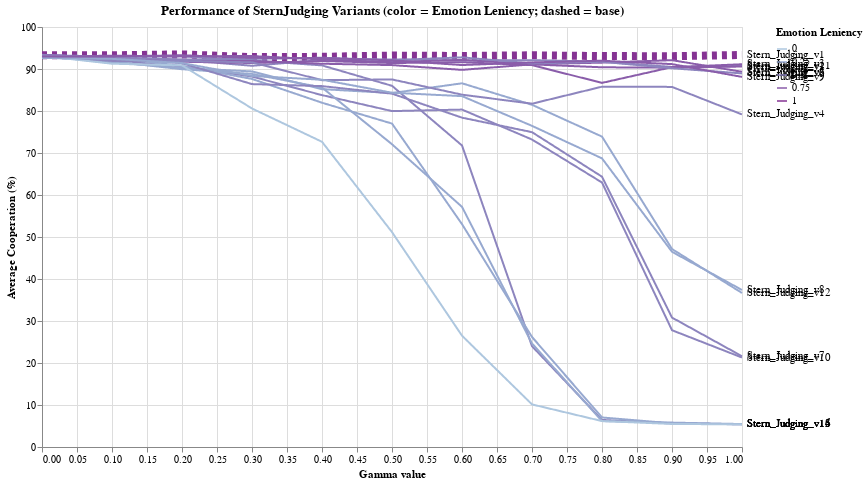

Here is the notebook cell this chart was saved with:
### Code cell
# Pick norm
chosen_norm = "SternJudging"
norm_df = merged_df[merged_df.norm == chosen_norm].copy()
norm_df["is_base"] = norm_df["variant_id"].str.endswith("_v1")

# If your results use a different name (e.g., "gamma_gaussian_n"),
# rename it once so plots are consistent:
if "gamma_center" not in norm_df.columns and "gamma_gaussian_n" in norm_df.columns:
    norm_df = norm_df.rename(columns={"gamma_gaussian_n": "gamma_center"})

# Aggregate per variant & gamma, carry DNF info (constant per variant)
agg_df = (
    norm_df
    .groupby(["variant_id", "DNF_literals", "Emotion_Leniency", "gamma_center", "is_base"], as_index=False)
    .agg(
        avg_coop=("average_cooperation", "mean"),
        std_coop=("average_cooperation", "std"),
        DNF=("DNF", "first")
    )
    .sort_values(["variant_id", "gamma_center"])
)

# Make a percent-friendly copy
plot_df = agg_df.copy()

# If avg_coop is in [0,1], convert to %; if already 0–100, keep as-is
def to_percent(col):
    arr = col.to_numpy(dtype=float)
    # heuristic: if most values ≤ 1, treat as proportions
    needs_scale = (np.nanmean(arr <= 1.0) > 0.5)
    return arr * 100.0 if needs_scale else arr

plot_df["avg_coop_percent"] = to_percent(plot_df["avg_coop"])
plot_df["std_coop_percent"] = to_percent(plot_df["std_coop"])

# Base lines (no selections; color by DNF_literals; dashed if base)
line = alt.Chart(plot_df).mark_line().encode(
    x=alt.X("gamma_center:Q", title="Gamma value"),
    y=alt.Y("avg_coop_percent:Q",
            title="Average Cooperation (%)",
            scale=alt.Scale(domain=[0, 100])),
    color=alt.Color("Emotion_Leniency:O",
                    title="Emotion Leniency",
                    scale=alt.Scale(scheme="bluepurple")),
    strokeDash=alt.condition(
        alt.datum.is_base,
        alt.value([5, 5]),    # dashed for base
        alt.value([1, 0])     # solid otherwise
    ),
    strokeWidth=alt.condition(
        alt.datum.is_base,
        alt.value(8),
        alt.value(2)
    ),
    tooltip=[
        alt.Tooltip("variant_id:N", title="Variant"),
        alt.Tooltip("gamma_center:Q", title="Gamma"),
        alt.Tooltip("avg_coop_percent:Q", title="Mean coop (%)", format=".1f"),
        alt.Tooltip("std_coop_percent:Q", title="Std (%)", format=".1f"),
        alt.Tooltip("Emotion_Leniency:O", title="Leniency"),
        alt.Tooltip("is_base:N", title="Base?")
    ],
    detail="variant_id:N"
)

# Optional: end-of-line labels (still no interactivity)
endpoints = (
    plot_df.sort_values(["variant_id", "gamma_center"])
           .groupby("variant_id", as_index=False)
           .tail(1)
)

labels = alt.Chart(endpoints).mark_text(
    dx=5, align="left", baseline="middle"
).encode(
    x="gamma_center:Q",
    y=alt.Y("avg_coop_percent:Q",
            scale=alt.Scale(domain=[0, 100])),
    text="variant_id:N"
)

chart = (line + labels).properties(
    width=700, height=420,
    title=f"Performance of {chosen_norm} Variants (color = Emotion Leniency; dashed = base)"
)

chart

### Figure 1 — Vega-Lite specification as saved in the notebook (floating-point values rounded to 4 significant figures; data arrays with more than 128 entries replaced by an {"elided": "..."} marker saying what was removed)
{"config": {"view": {"continuousWidth": 400, "continuousHeight": 300}}, "layer": [{"data": {"name": "data-18e7d998407c2409085123ab53681ab7"}, "mark": "line", "encoding": {"color": {"field": "Emotion_Leniency", "scale": {"scheme": "bluepurple"}, "title": "Emotion Leniency", "type": "ordinal"}, "detail": {"field": "variant_id", "type": "nominal"}, "strokeDash": {"condition": {"value": [5, 5], "test": "datum.is_base"}, "value": [1, 0]}, "strokeWidth": {"condition": {"value": 8, "test": "datum.is_base"}, "value": 2}, "tooltip": [{"field": "variant_id", "title": "Variant", "type": "nominal"}, {"field": "gamma_center", "title": "Gamma", "type": "quantitative"}, {"field": "avg_coop_percent", "format": ".1f", "title": "Mean coop (%)", "type": "quantitative"}, {"field": "std_coop_percent", "format": ".1f", "title": "Std (%)", "type": "quantitative"}, {"field": "Emotion_Leniency", "title": "Leniency", "type": "ordinal"}, {"field": "is_base", "title": "Base?", "type": "nominal"}], "x": {"field": "gamma_center", "title": "Gamma value", "type": "quantitative"}, "y": {"field": "avg_coop_percent", "scale": {"domain": [0, 100]}, "title": "Average Cooperation (%)", "type": "quantitative"}}}, {"data": {"name": "data-ceb3261634142d67a582295fbae5ab87"}, "mark": {"type": "text", "align": "left", "baseline": "middle", "dx": 5}, "encoding": {"text": {"field": "variant_id", "type": "nominal"}, "x": {"field": "gamma_center", "type": "quantitative"}, "y": {"field": "avg_coop_percent", "scale": {"domain": [0, 100]}, "type": "quantitative"}}}], "height": 420, "title": "Performance of SternJudging Variants (color = Emotion Leniency; dashed = base)", "width": 700, "$schema": "https://vega.github.io/schema/vega-lite/v4.17.0.json", "datasets": {"data-18e7d998407c2409085123ab53681ab7": {"elided": "176 records"}, "data-ceb3261634142d67a582295fbae5ab87": [{"variant_id": "Stern_Judging_v1", "DNF_literals": 4.0, "Emotion_Leniency": 1.0, "gamma_center": 1.0, "is_base": true, "avg_coop": 93.34, "std_coop": 0.8974, "DNF": "(A & R) | (~A & ~R)", "avg_coop_percent": 93.34, "std_coop_percent": 0.8974}, {"variant_id": "Stern_Judging_v10", "DNF_literals": 6.0, "Emotion_Leniency": 0.5, "gamma_center": 1.0, "is_base": false, "avg_coop": 21.3, "std_coop": 6.315, "DNF": "(A & E & R) | (~A & ~E & ~R)", "avg_coop_percent": 21.3, "std_coop_percent": 6.315}, {"variant_id": "Stern_Judging_v11", "DNF_literals": 4.0, "Emotion_Leniency": 0.5, "gamma_center": 1.0, "is_base": false, "avg_coop": 90.72, "std_coop": 7.18, "DNF": "(A & R) | (~E & ~R)", "avg_coop_percent": 90.72, "std_coop_percent": 7.18}, {"variant_id": "Stern_Judging_v12", "DNF_literals": 5.0, "Emotion_Leniency": 0.25, "gamma_center": 1.0, "is_base": false, "avg_coop": 36.67, "std_coop": 12.83, "DNF": "(A & E & R) | (~E & ~R)", "avg_coop_percent": 36.67, "std_coop_percent": 12.83}, {"variant_id": "Stern_Judging_v13", "DNF_literals": 7.0, "Emotion_Leniency": 0.5, "gamma_center": 1.0, "is_base": false, "avg_coop": 5.419, "std_coop": 0.2805, "DNF": "(A & R) | (E & R) | (~A & ~E & ~R)", "avg_coop_percent": 5.419, "std_coop_percent": 0.2805}, {"variant_id": "Stern_Judging_v14", "DNF_literals": 5.0, "Emotion_Leniency": 0.25, "gamma_center": 1.0, "is_base": false, "avg_coop": 5.462, "std_coop": 0.3258, "DNF": "(E & R) | (~A & ~E & ~R)", "avg_coop_percent": 5.462, "std_coop_percent": 0.3258}, {"variant_id": "Stern_Judging_v15", "DNF_literals": 6.0, "Emotion_Leniency": 0.25, "gamma_center": 1.0, "is_base": false, "avg_coop": 5.389, "std_coop": 0.2831, "DNF": "(E & R) | (A & ~E) | (~E & ~R)", "avg_coop_percent": 5.389, "std_coop_percent": 0.2831}, {"variant_id": "Stern_Judging_v16", "DNF_literals": 4.0, "Emotion_Leniency": 0.0, "gamma_center": 1.0, "is_base": false, "avg_coop": 5.385, "std_coop": 0.2645, "DNF": "(E & R) | (~E & ~R)", "avg_coop_percent": 5.385, "std_coop_percent": 0.2645}, {"variant_id": "Stern_Judging_v2", "DNF_literals": 5.0, "Emotion_Leniency": 0.75, "gamma_center": 1.0, "is_base": false, "avg_coop": 90.59, "std_coop": 4.424, "DNF": "(A & E & R) | (~A & ~R)", "avg_coop_percent": 90.59, "std_coop_percent": 4.424}, {"variant_id": "Stern_Judging_v3", "DNF_literals": 6.0, "Emotion_Leniency": 0.75, "gamma_center": 1.0, "is_base": false, "avg_coop": 91.13, "std_coop": 5.151, "DNF": "(A & R) | (~A & ~R) | (~E & ~R)", "avg_coop_percent": 91.13, "std_coop_percent": 5.151}, {"variant_id": "Stern_Judging_v4", "DNF_literals": 7.0, "Emotion_Leniency": 0.5, "gamma_center": 1.0, "is_base": false, "avg_coop": 79.18, "std_coop": 29.17, "DNF": "(A & E & R) | (~A & ~R) | (~E & ~R)", "avg_coop_percent": 79.18, "std_coop_percent": 29.17}, {"variant_id": "Stern_Judging_v5", "DNF_literals": 6.0, "Emotion_Leniency": 0.75, "gamma_center": 1.0, "is_base": false, "avg_coop": 89.33, "std_coop": 7.766, "DNF": "(A & R) | (E & ~A) | (~A & ~R)", "avg_coop_percent": 89.33, "std_coop_percent": 7.766}, {"variant_id": "Stern_Judging_v6", "DNF_literals": 4.0, "Emotion_Leniency": 0.5, "gamma_center": 1.0, "is_base": false, "avg_coop": 88.95, "std_coop": 11.12, "DNF": "(E & R) | (~A & ~R)", "avg_coop_percent": 88.95, "std_coop_percent": 11.12}, {"variant_id": "Stern_Judging_v7", "DNF_literals": 6.0, "Emotion_Leniency": 0.5, "gamma_center": 1.0, "is_base": false, "avg_coop": 21.61, "std_coop": 7.628, "DNF": "(E & R) | (A & ~E) | (~A & ~R)", "avg_coop_percent": 21.61, "std_coop_percent": 7.628}, {"variant_id": "Stern_Judging_v8", "DNF_literals": 6.0, "Emotion_Leniency": 0.25, "gamma_center": 1.0, "is_base": false, "avg_coop": 37.38, "std_coop": 12.13, "DNF": "(E & R) | (~A & ~R) | (~E & ~R)", "avg_coop_percent": 37.38, "std_coop_percent": 12.13}, {"variant_id": "Stern_Judging_v9", "DNF_literals": 5.0, "Emotion_Leniency": 0.75, "gamma_center": 1.0, "is_base": false, "avg_coop": 88.12, "std_coop": 15.8, "DNF": "(A & R) | (~A & ~E & ~R)", "avg_coop_percent": 88.12, "std_coop_percent": 15.8}]}}
